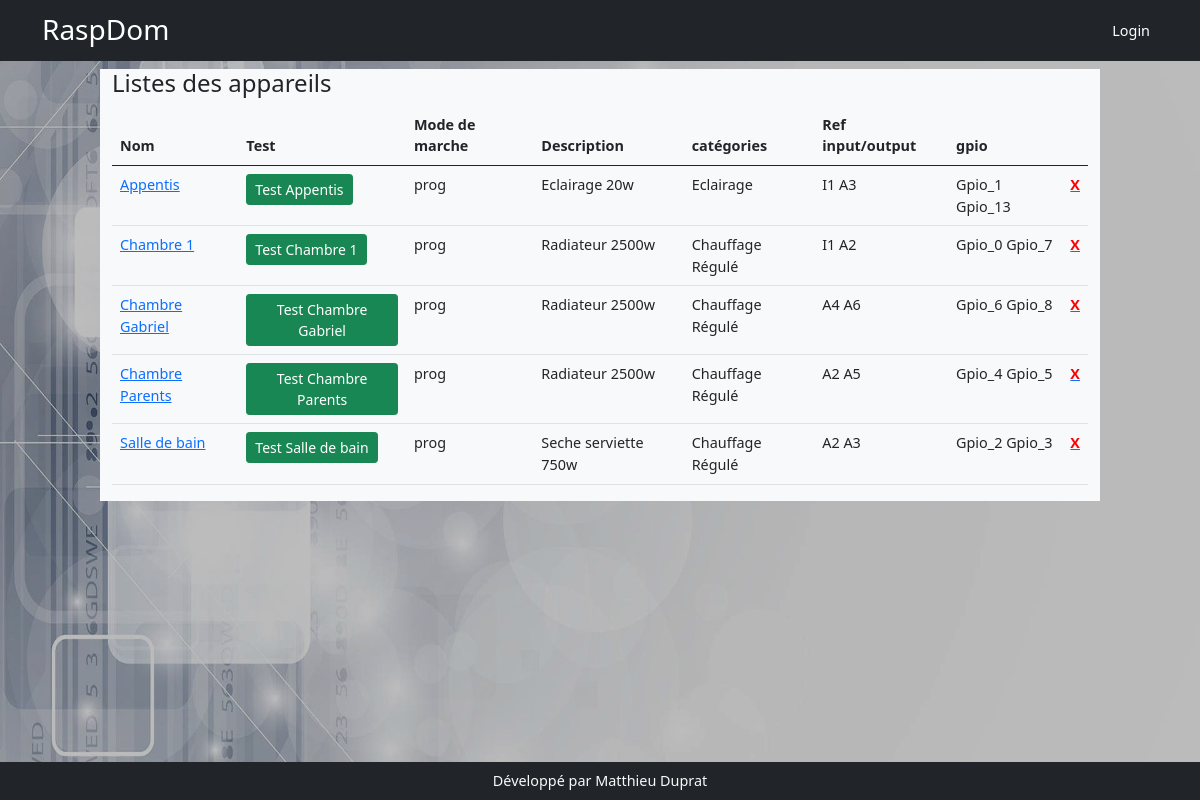
The page /appareils on the database its author committed.
### models.py (models this page shows, shortened)
class Appareil(db.Model):
    id = db.Column(db.Integer, primary_key=True)
    nom = db.Column(db.String(200))
    description = db.Column(db.String(200))
    categorieappareil = db.Column(db.String(200), nullable=True)
    sortie = db.Column(db.String(200), nullable=True)
    image = db.Column(db.String(200), nullable=True)
    gpios = db.relationship('Gpio', backref='appareil', lazy=True)
    order_gpio = db.Column(db.String(200))
    nbre_gpio = db.Column(db.Integer)
    programmations = db.relationship('Programmation', backref='appareil_programmation', lazy=True)
    mode_de_marche = db.relationship('ModeDeMarche', uselist=False,  backref='appareil_mode_de_marche', lazy=True)
    auto = db.relationship('Auto', uselist=False, backref='appareil_auto', lazy=True)
    sonde_id = db.Column(db.Integer, db.ForeignKey('sonde.id'))
    sonde = db.relationship('Sonde', uselist=False, backref='appareil_sonde', lazy=True)
    manuel = db.relationship('Manuel', uselist=False, backref='appareil_ordre', lazy=True)
    label = db.Column(db.String(250))

class ModeDeMarche(db.Model):
    id = db.Column(db.Integer, primary_key=True)
    appareil_id = db.Column(db.Integer,db.ForeignKey('appareil.id'), nullable=False)
    mode_de_marche = db.Column(db.String(200), default='off')

class Gpio(db.Model):
    id = db.Column(db.Integer, primary_key=True)
    nom = db.Column(db.String(200))
    mode = db.Column(db.String(10))
    valeur = db.Column(db.String(10))
    info = db.Column(db.String(200))
    appareil_id = db.Column(db.Integer, db.ForeignKey('appareil.id'), nullable=True, default='')

### app.py (the view)
@app.route('/appareils')
def appareils():
    appareils = Appareil.query.order_by('nom')
    return render_template('appareil/appareils.html', appareils=appareils)

### templates/appareil/appareils.html
{% extends 'base.html' %}
{% block content %}
<div class="row">
    <div class="col-md-10 mx-auto  bg-light">
        <h4>Listes des appareils</h4>
        <table class="table">
            <thead>
                <tr>
                    <th>Nom</th>
                    <th>Test</th>
                    <th>Mode de marche</th>
                    <th>Description</th>
                    <th>catégories</th>
                    <th>Ref input/output</th>
                    <th>gpio</th>
                    <th></th>
                </tr>
            </thead>
            <tbody>{% for appareil in appareils %}
                <tr>
                    <td><a href="{{url_for('edit_appareil', appareil_id=appareil.id)}}">{{appareil.nom}}</a> </td>
                    <td><a class="btn btn-success btn-sm" href="{{ url_for('test', appareil_id=appareil.id)}}">Test {{appareil.nom}}</a></td>
                    <td>{{ appareil.mode_de_marche.mode_de_marche}}</td>
                    <td>{{ appareil.description}}</td>
                    <td>{{appareil.label}}</td>
                    <td>{% for data in appareil.gpios if data %} {{data.nom}}{% endfor %}</td>
                    <td>{% for data in appareil.gpios if data %} {{data.valeur}} {% endfor %}</td>
                    <td><a href="{{url_for('delete_appareil', appareil_id=appareil.id)}}"><b style="color:red">X</b></a></td>
                </tr>{% endfor %}
            </tbody>
        </table>
    </div>
</div>
{% endblock %}

### rows shown on the page
Appareil: nom "Appentis", mode_de_marche.mode_de_marche "prog", description "Eclairage 20w", label "Eclairage"
Gpio: nom "I1", valeur "Gpio_1"
Gpio: nom "A3", valeur "Gpio_13"
Appareil: nom "Chambre 1", mode_de_marche.mode_de_marche "prog", description "Radiateur 2500w", label "Chauffage Régulé"
Gpio: nom "I1", valeur "Gpio_0"
Gpio: nom "A2", valeur "Gpio_7"
Appareil: nom "Chambre Gabriel", mode_de_marche.mode_de_marche "prog", description "Radiateur 2500w", label "Chauffage Régulé"
Gpio: nom "A4", valeur "Gpio_6"
Gpio: nom "A6", valeur "Gpio_8"
Appareil: nom "Chambre Parents", mode_de_marche.mode_de_marche "prog", description "Radiateur 2500w", label "Chauffage Régulé"
Gpio: nom "A2", valeur "Gpio_4"
Gpio: nom "A5", valeur "Gpio_5"
Appareil: nom "Salle de bain", mode_de_marche.mode_de_marche "prog", description "Seche serviette 750w", label "Chauffage Régulé"
Gpio: nom "A2", valeur "Gpio_2"
Gpio: nom "A3", valeur "Gpio_3"
